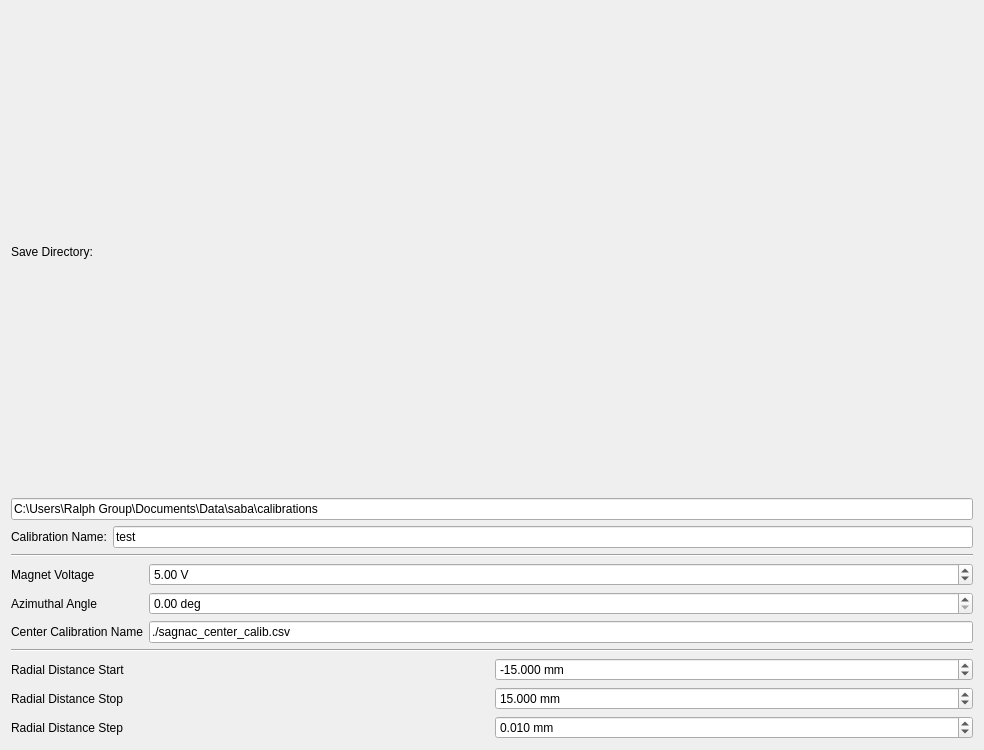
<?xml version="1.0" encoding="UTF-8"?>
<ui version="4.0">
 <class>Form</class>
 <widget class="QWidget" name="Form">
  <property name="geometry">
   <rect>
    <x>0</x>
    <y>0</y>
    <width>984</width>
    <height>750</height>
   </rect>
  </property>
  <property name="windowTitle">
   <string>Form</string>
  </property>
  <layout class="QVBoxLayout" name="verticalLayout">
   <item>
    <layout class="QGridLayout" name="save_params">
     <item row="2" column="1">
      <widget class="QLineEdit" name="calib_name">
       <property name="text">
        <string>test</string>
       </property>
       <property name="placeholderText">
        <string>test</string>
       </property>
      </widget>
     </item>
     <item row="2" column="0">
      <widget class="QLabel" name="label_12">
       <property name="enabled">
        <bool>true</bool>
       </property>
       <property name="text">
        <string>Calibration Name:</string>
       </property>
      </widget>
     </item>
     <item row="1" column="0" colspan="2">
      <widget class="QLineEdit" name="save_dir">
       <property name="text">
        <string>C:\Users\Ralph Group\Documents\Data\saba\calibrations</string>
       </property>
       <property name="placeholderText">
        <string>C:\Users\</string>
       </property>
      </widget>
     </item>
     <item row="0" column="0" colspan="2">
      <widget class="QLabel" name="label_8">
       <property name="text">
        <string>Save Directory:</string>
       </property>
      </widget>
     </item>
    </layout>
   </item>
   <item>
    <widget class="Line" name="line_3">
     <property name="orientation">
      <enum>Qt::Horizontal</enum>
     </property>
    </widget>
   </item>
   <item>
    <layout class="QGridLayout" name="gridLayout">
     <item row="0" column="1">
      <widget class="QDoubleSpinBox" name="magnet_voltage">
       <property name="suffix">
        <string> V</string>
       </property>
       <property name="decimals">
        <number>2</number>
       </property>
       <property name="minimum">
        <double>-10.000000000000000</double>
       </property>
       <property name="maximum">
        <double>10.000000000000000</double>
       </property>
       <property name="singleStep">
        <double>0.010000000000000</double>
       </property>
       <property name="value">
        <double>5.000000000000000</double>
       </property>
      </widget>
     </item>
     <item row="0" column="0">
      <widget class="QLabel" name="label_6">
       <property name="text">
        <string>Magnet Voltage</string>
       </property>
      </widget>
     </item>
     <item row="2" column="0">
      <widget class="QLabel" name="label">
       <property name="text">
        <string>Center Calibration Name</string>
       </property>
      </widget>
     </item>
     <item row="2" column="1">
      <widget class="QLineEdit" name="center_calib_name">
       <property name="text">
        <string>./sagnac_center_calib.csv</string>
       </property>
      </widget>
     </item>
     <item row="1" column="0">
      <widget class="QLabel" name="label_5">
       <property name="text">
        <string>Azimuthal Angle</string>
       </property>
      </widget>
     </item>
     <item row="1" column="1">
      <widget class="QDoubleSpinBox" name="magnet_phi">
       <property name="suffix">
        <string> deg</string>
       </property>
       <property name="maximum">
        <double>360.000000000000000</double>
       </property>
       <property name="singleStep">
        <double>0.010000000000000</double>
       </property>
      </widget>
     </item>
    </layout>
   </item>
   <item>
    <widget class="Line" name="line_4">
     <property name="orientation">
      <enum>Qt::Horizontal</enum>
     </property>
    </widget>
   </item>
   <item>
    <layout class="QGridLayout" name="gridLayout_2">
     <item row="0" column="0">
      <widget class="QLabel" name="label_3">
       <property name="text">
        <string>Radial Distance Start</string>
       </property>
      </widget>
     </item>
     <item row="0" column="1">
      <widget class="QDoubleSpinBox" name="r_start">
       <property name="suffix">
        <string> mm</string>
       </property>
       <property name="decimals">
        <number>3</number>
       </property>
       <property name="minimum">
        <double>-100.000000000000000</double>
       </property>
       <property name="maximum">
        <double>100.000000000000000</double>
       </property>
       <property name="singleStep">
        <double>0.001000000000000</double>
       </property>
       <property name="value">
        <double>-15.000000000000000</double>
       </property>
      </widget>
     </item>
     <item row="1" column="0">
      <widget class="QLabel" name="label_4">
       <property name="text">
        <string>Radial Distance Stop</string>
       </property>
      </widget>
     </item>
     <item row="1" column="1">
      <widget class="QDoubleSpinBox" name="r_stop">
       <property name="suffix">
        <string> mm</string>
       </property>
       <property name="decimals">
        <number>3</number>
       </property>
       <property name="minimum">
        <double>-100.000000000000000</double>
       </property>
       <property name="maximum">
        <double>100.000000000000000</double>
       </property>
       <property name="singleStep">
        <double>0.001000000000000</double>
       </property>
       <property name="value">
        <double>15.000000000000000</double>
       </property>
      </widget>
     </item>
     <item row="2" column="1">
      <widget class="QDoubleSpinBox" name="r_step">
       <property name="suffix">
        <string> mm</string>
       </property>
       <property name="decimals">
        <number>3</number>
       </property>
       <property name="minimum">
        <double>0.000000000000000</double>
       </property>
       <property name="maximum">
        <double>40.000000000000000</double>
       </property>
       <property name="singleStep">
        <double>0.001000000000000</double>
       </property>
       <property name="value">
        <double>0.010000000000000</double>
       </property>
      </widget>
     </item>
     <item row="2" column="0">
      <widget class="QLabel" name="label_2">
       <property name="text">
        <string>Radial Distance Step</string>
       </property>
      </widget>
     </item>
    </layout>
   </item>
  </layout>
 </widget>
 <resources/>
 <connections/>
</ui>
